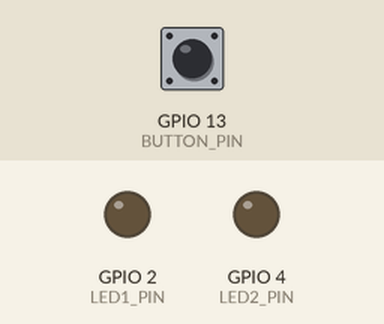
A program run on a simulated ESP32. Parts: output pins drawn as LEDs (lit = HIGH). Dashed ring = blinking. The inputs (shaded band) are chosen by the test bench; at power-on: GPIO 13 (BUTTON_PIN) HIGH.

Above: at 1.2 s.
1.3 s: GPIO 13 (BUTTON_PIN) pulled LOW for 3.2 s
At 2.25 s:
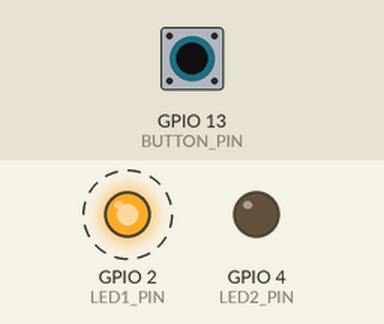
6.0 s: GPIO 13 (BUTTON_PIN) pulled LOW for 0.15 s
At 6.8 s:
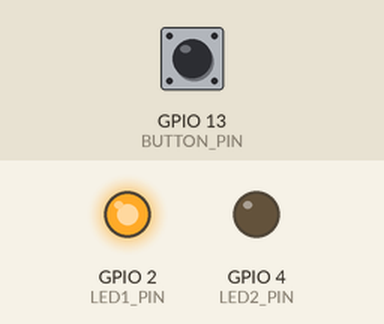
7.8 s: GPIO 13 (BUTTON_PIN) pulled LOW for 1 s
At 9.8 s:
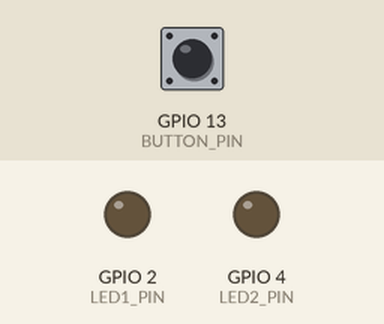
Timing chart, 0 to 11.3 s (numbered marks = the images above; inputs shaded):
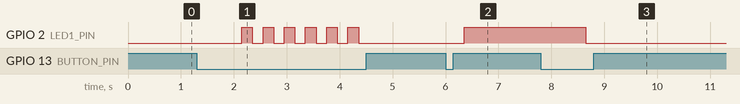

Measured:
- after the input at 1.3 s, GPIO 2 (LED1_PIN): alternates HIGH for 0.20 s and LOW for 0.20 s, 12 changes in all, then stays LOW, starting after 0.85 s
- after the input at 6.0 s, GPIO 2 (LED1_PIN): LOW → HIGH after 0.35 s
- after the input at 7.8 s, GPIO 2 (LED1_PIN): HIGH → LOW after 0.85 s

The program:

main.cpp
```cpp
#include <Arduino.h>
#include <OneButton.h>

// 1. Cấu hình phần cứng theo đúng yêu cầu đề bài
#define LED1_PIN 2     // LED1 tích hợp trên devboard (GPIO 2)
#define LED2_PIN 4     // LED2 mắc ngoài trên test board (GPIO 4)
#define BUTTON_PIN 13 // Nút bấm ngoài riêng biệt (GPIO 13)

OneButton btn(BUTTON_PIN, true); // active Low (nối nút bấm vào GND)

// Biến trạng thái
int selectedLed = 1;     // 1: đang chọn LED1, 2: đang chọn LED2
bool led1State = LOW;
bool led2State = LOW;

bool isLongPressing = false; // Trạng thái có đang đè giữ nút hay không
unsigned long lastBlinkTime = 0;

// Khi single click: Bật/Tắt cái LED đang được điều khiển
void handleClick() {
  if (selectedLed == 1) {
    led1State = !led1State;
    digitalWrite(LED1_PIN, led1State);
  } else {
    led2State = !led2State;
    digitalWrite(LED2_PIN, led2State);
  }
}

// Khi double click: Chuyển chế độ điều khiển giữa hai LED (LED1 và LED2)
void handleDoubleClick() {
  if (selectedLed == 1) {
    selectedLed = 2;
  } else {
    selectedLed = 1;
  }
}

// Khi bắt đầu/đang giữ nút nhấn: Đánh dấu trạng thái giữ nút
void handleDuringLongPress() {
  isLongPressing = true;
}

// Khi buông nút nhấn ra: Tắt trạng thái giữ nút
void handleLongPressStop() {
  isLongPressing = false;
}

void setup() {
  pinMode(LED1_PIN, OUTPUT);
  pinMode(LED2_PIN, OUTPUT);
  pinMode(BUTTON_PIN, INPUT_PULLUP); // Điện trở kéo lên nội cho nút bấm ngoài

  btn.setClickMs(150); // Phản hồi phím bấm nhạy hơn

  // Gán các hàm xử lý sự kiện
  btn.attachClick(handleClick);
  btn.attachDoubleClick(handleDoubleClick);
  btn.attachDuringLongPress(handleDuringLongPress);
  btn.attachLongPressStop(handleLongPressStop);
}

void loop() {
  btn.tick(); // Cập nhật trạng thái nút bấm liên tục

  // Khi giữ nút nhấn: Làm LED đang được điều khiển nhấp nháy 200ms một lần
  if (isLongPressing) {
    if (millis() - lastBlinkTime >= 200) {
      lastBlinkTime = millis();
      if (selectedLed == 1) {
        led1State = !led1State;
        digitalWrite(LED1_PIN, led1State);
      } else {
        led2State = !led2State;
        digitalWrite(LED2_PIN, led2State);
      }
    }
  }
}
```
